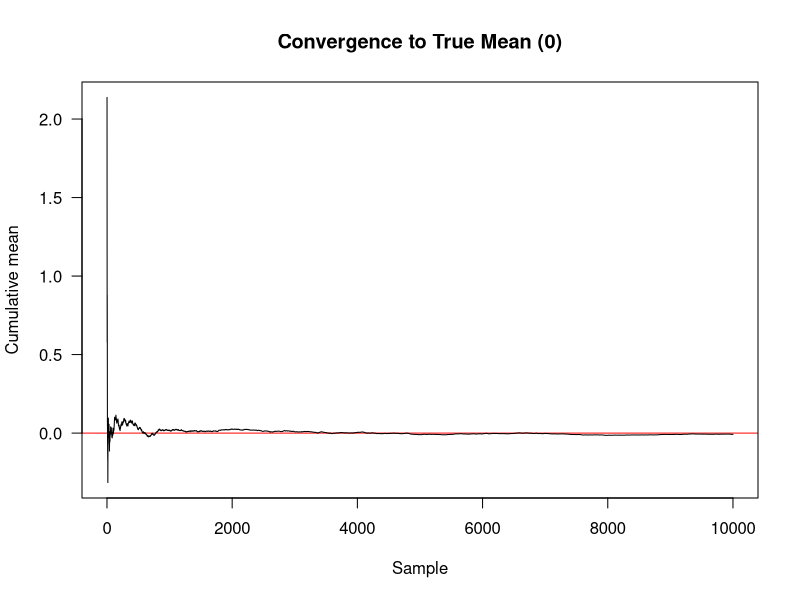
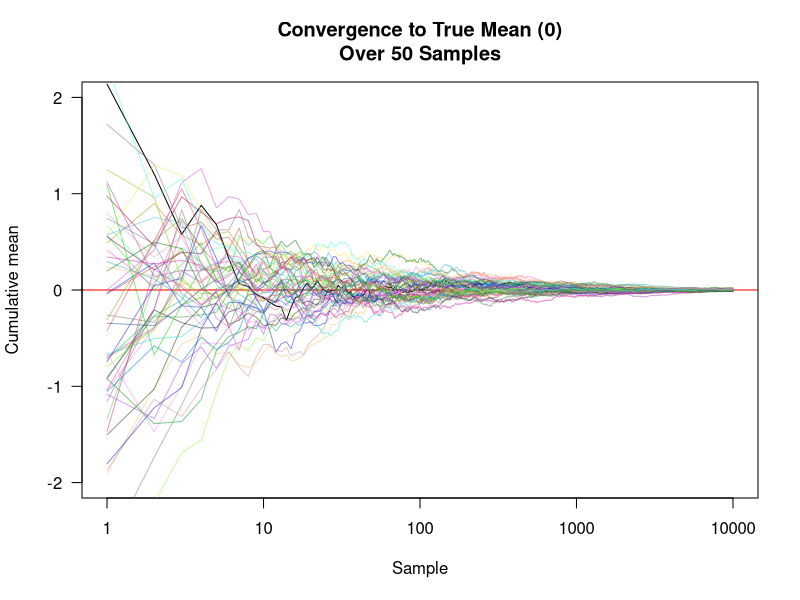

Source code (R) for these figures, in order:
## This code was largely adapted from part of nicer's MCMC code
# Set our parameters
m <- 0 # mean
s <- 1 # standard deviation

# Now sample from this distribution (mean = 0; sd = 1)
set.seed(235)
samples <- rnorm(10000, m, s) # the `rnorm` function simply generates a random sample from a normal distribution

# Let's check the mean from our sample
mean(samples) # it is very close to the true mean we previously set (0)

# Let's now check the summary statistics for our sample
summary(replicate(1000, mean(rnorm(10000, m, s))))

# Now we can compute the cumulative mean (for element k, the sum of elements 1, 2,..., k, divided by k) by writing a simple function
cummean <- function(x)
  cumsum(x) / seq_along(x)

# Now we can plot the convergence to the true mean
plot(cummean(samples), type="l", xlab="Sample", ylab="Cumulative mean",
     main = "Convergence to True Mean (0)",
     panel.first=abline(h=0, col="red"), las=1) # set the hline at 0 for comparison

# Here are another 50 random samples on the same plot to see the same pattern (convergence to the true mean of 0) 
set.seed(5523)
plot(cummean(samples), type="l", xlab="Sample", ylab="Cumulative mean",
     main = "Convergence to True Mean (0)\nOver 50 Samples",
     ylim = c(-2,2), # set wider limit for y axis to center the samples in the plot
     panel.first=abline(h=0, col="red"), las=1, log="x") # set the hline at 0 for comparison
for (i in seq_len(50))
  lines(cummean(rnorm(10000, m, s)),
        col=rgb(runif(1), runif(1), runif(1), .5))

# Change the parameter values and repeat the steps above to see how the samples change accordingly 
# (e.g., changing m to 2 will shift all samples to converge to 2 as this is the "true mean", 
# increasing sd values will shift the sample mean given wider variance, and so on.)
